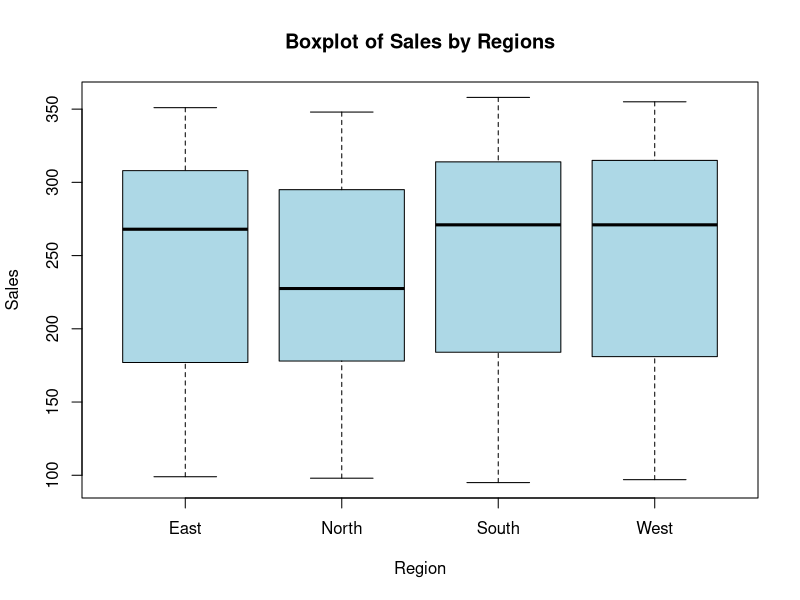

This figure's R source:
# BOXPLOT
# Load data from CSV
data <- read.csv("datasets/business_data.csv")

# Create a boxplot
boxplot(Sales ~ Region,
        data = data,
        main = "Boxplot of Sales by Regions",
        xlab = "Region",
        ylab = "Sales",
        col = "lightblue",
        border = "black")
